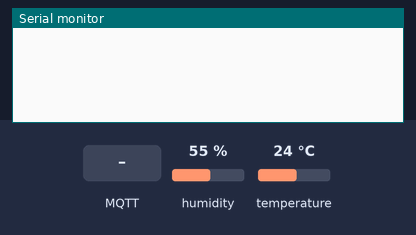
Recording of a sketch running on a simulated ESP8266 (NodeMCU). On the bench: the last lines printed to the serial monitor. Inputs (shaded band) come from the test bench; at power-on: humidity 55 %, temperature 24 °C. No MQTT or app messages arrive unless stated.

Above: at 1.9 s.
2.0 s: MQTT message "1" arrives on the first subscribed topic
At 4.2 s:
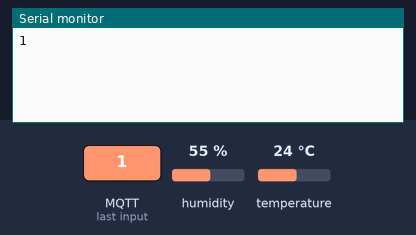
5.2 s: MQTT message "on" arrives on the first subscribed topic
At 7.9 s:
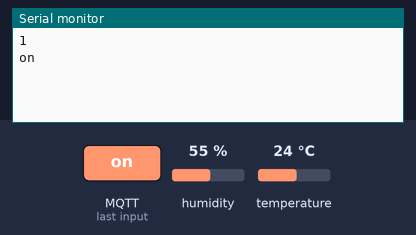
8.2 s: MQTT message "off" arrives on the first subscribed topic
At 10.4 s:
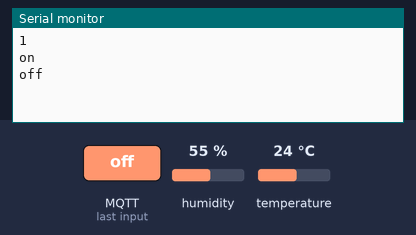

The sketch:

mqtt_esp8266.ino
```cpp
#include <ESP8266WiFi.h>
#include <WiFiClient.h>

#include <EspMQTTClient.h>
#include <DHT.h>

#define DHTPIN D2
#define DHTTYPE DHT22
DHT dht(DHTPIN, DHTTYPE);

EspMQTTClient client(
  "A_Redmi",
  "M2yAl244",
  "192.168.43.213",  // MQTT Broker server ip
  "TestClient",     // Client name that uniquely identify your device
  1883              // The MQTT port, default to 1883. this line can be omitted
);

void setup()
{
  Serial.begin(115200);
  dht.begin();

  // Optionnal functionnalities of EspMQTTClient  :
  client.enableDebuggingMessages(); // Enable debugging messages sent to serial output
  client.enableHTTPWebUpdater(); // Enable the web updater. User and password default to values of MQTTUsername and MQTTPassword. These can be overrited with enableHTTPWebUpdater("user", "password").
  client.enableLastWillMessage("TestClient/lastwill", "I am going offline");  // You can activate the retain flag by setting the third parameter to true
  delay(700);
}

// This function is called once everything is connected (Wifi and MQTT)
// WARNING : YOU MUST IMPLEMENT IT IF YOU USE EspMQTTClient
void onConnectionEstablished()
{
  // Subscribe to "mytopic/test" and display received message to Serial
  client.subscribe("dht_sensor/#", [](const String & payload) {
    Serial.println(payload);
  });
}

void loop()
{
  float h = dht.readHumidity();
  float t = dht.readTemperature();
  String n;
  String m;
  n = String(h);
  m = String(t);
  // Publish a message to "mytopic/test"
  client.publish("dht_sensor/kelembapan", n);
  client.publish("dht_sensor/suhu", m);
  client.loop();
  delay(3000);
}
```

Measured:
- after the input at 2.0 s, the serial monitor: prints a new line after 1.7 s (image 1)
- after the input at 5.2 s, the serial monitor: prints a new line after 1.5 s (image 2)
- after the input at 8.2 s, the serial monitor: prints a new line after 1.5 s (image 3)
